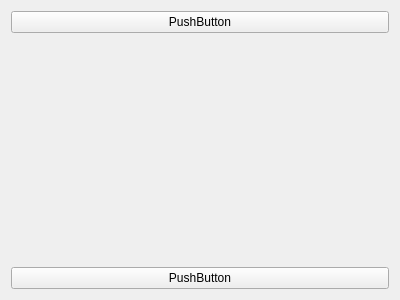
<?xml version="1.0" encoding="UTF-8"?>
<ui version="4.0">
 <class>Form</class>
 <widget class="QWidget" name="Form">
  <property name="geometry">
   <rect>
    <x>0</x>
    <y>0</y>
    <width>400</width>
    <height>300</height>
   </rect>
  </property>
  <property name="windowTitle">
   <string>Form</string>
  </property>
  <layout class="QGridLayout" name="gridLayout">
   <item row="0" column="0">
    <widget class="QPushButton" name="pushButton">
     <property name="text">
      <string>PushButton</string>
     </property>
    </widget>
   </item>
   <item row="1" column="0">
    <spacer name="verticalSpacer">
     <property name="orientation">
      <enum>Qt::Vertical</enum>
     </property>
     <property name="sizeHint" stdset="0">
      <size>
       <width>20</width>
       <height>221</height>
      </size>
     </property>
    </spacer>
   </item>
   <item row="2" column="0">
    <widget class="QPushButton" name="pushButton_2">
     <property name="text">
      <string>PushButton</string>
     </property>
    </widget>
   </item>
  </layout>
 </widget>
 <resources/>
 <connections/>
</ui>
